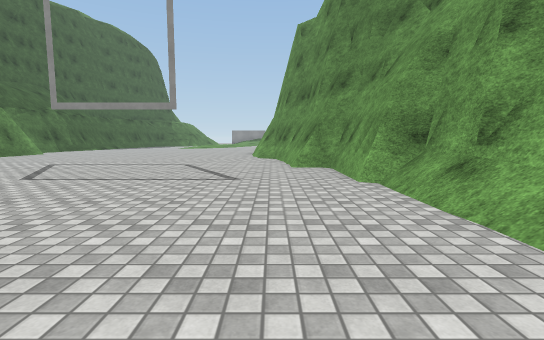
[1] (above)

17 first-person views from a walk through a scene from a Unity 3-D project. The camera is 1.2 m above the floor, tilts 6° down and sees 85° across. The floor is counted in squares, 2 m on a side. Each view is taken from the middle of a square. On the plan, view 1 faces up. The plan holds only what a view shows up to about 9 squares ahead; the rest is blank. The place goes on beyond the plan. The player is left out. Surface patterns are stand-ins for the level's own textures.

[2]
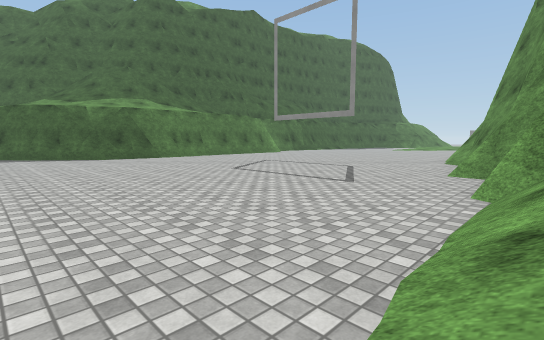

[3]
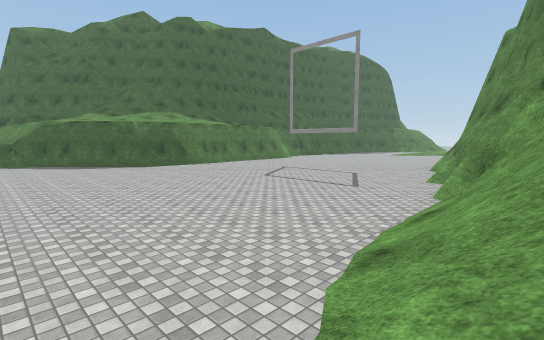

[4]
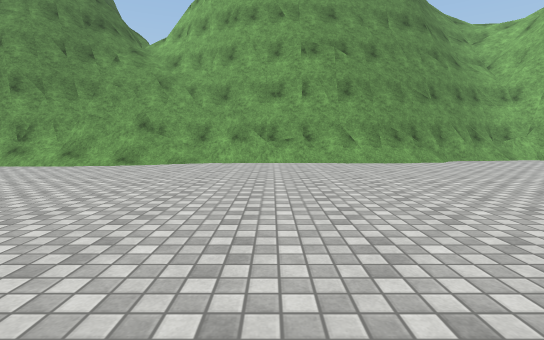

[5]
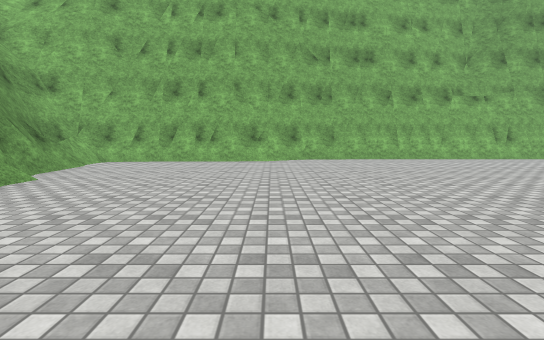

[6]
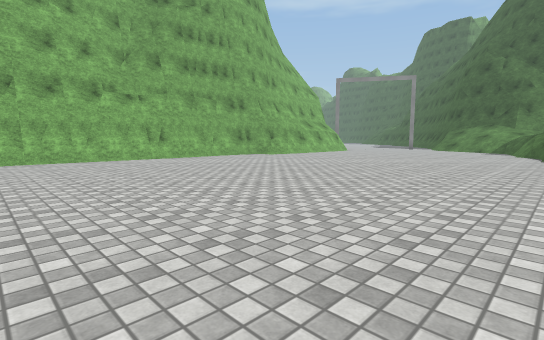

[7]
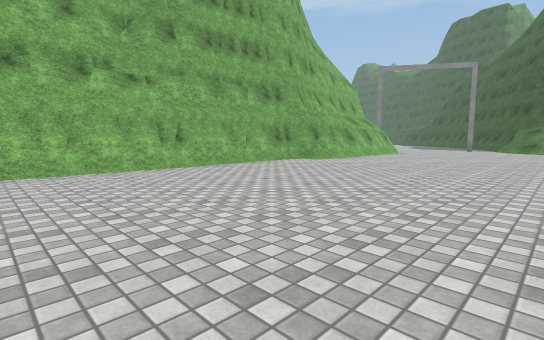

[8]
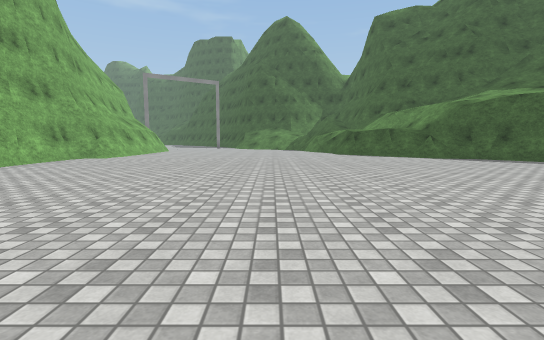

[9]
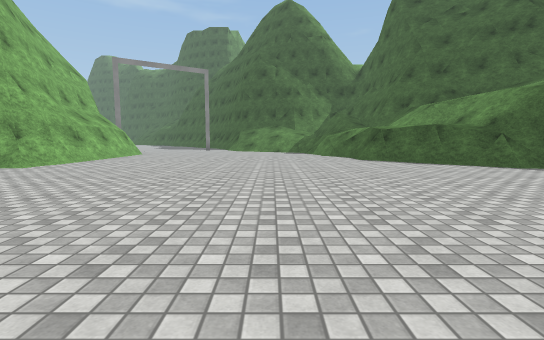

[10]
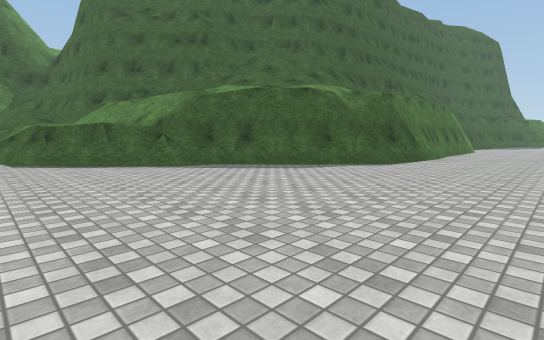

[11]
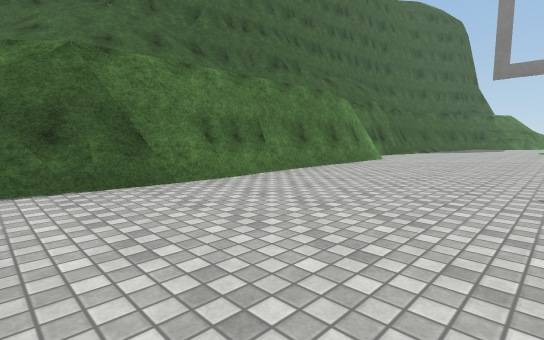

[12]
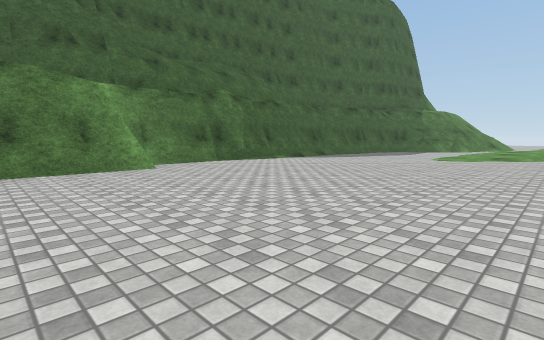

[13]
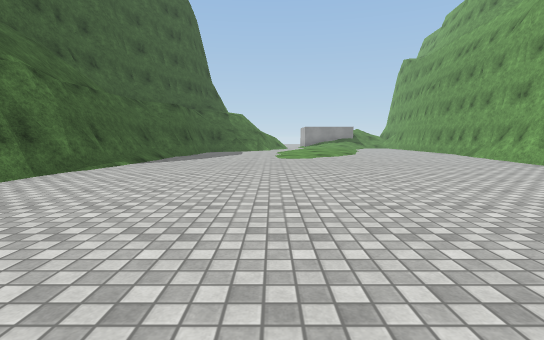

[14]
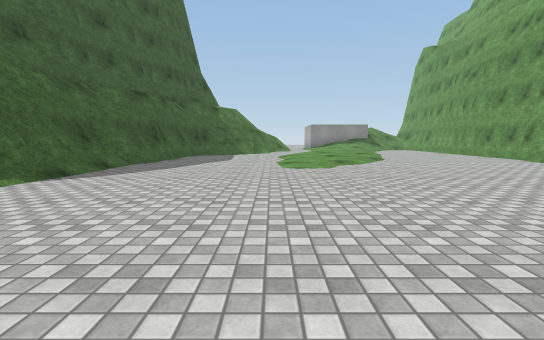

[15]
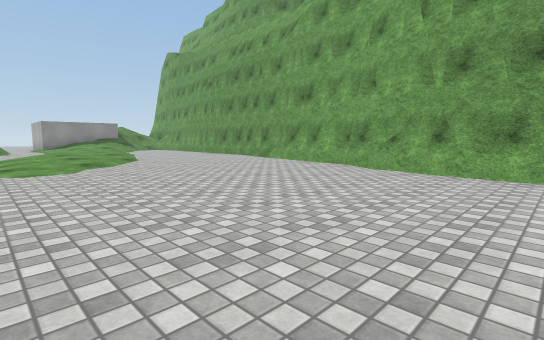

[16]
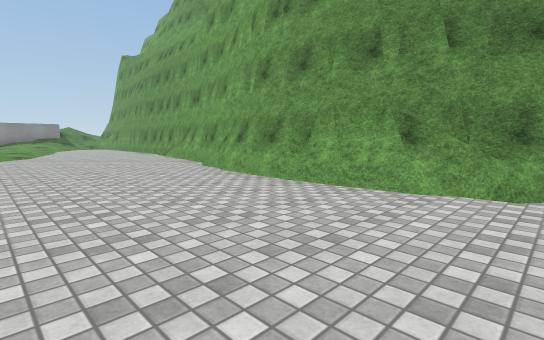

[17]
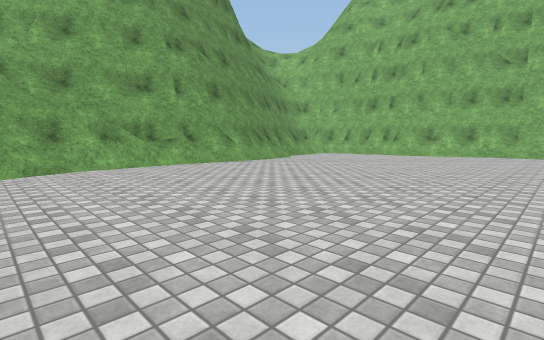

### Floor plan
Key: @ floor where view 1 was taken; # wall or solid block; . main floor; : floor 0.25 m higher than the main floor; / step, stairs or slope; = window, fence, low wall or low ledge.
Columns run from 15 left of view 1 to 4 right of it. Each row starts with its distance up from view 1.
 21       #.../:/...#
 20      ##...::....#
 19      #..........#
 18      #..........#
 17      #..........#
 16      #.........##
 15      #.........#
 14      #.........#
 13      #.........#
 12      #.........#
 11      ##........#
 10       #........##
  9       #........##
  8       #.........#
  7       #.........##
  6       #..........#
  5       #..........#
  4       #..........#
  3      ##..........###
  2     ##.........../##
  1    ## ...........//#
  0   ##...........@./##
 -1   ==............./##
 -2  ##.............../#
 -3 =#................=#
 -4 ..................##
 -5 ..................#
 -6 ..................#
 -7 ..................#
 -8 ..................##
 -9 ..................##
-10 ...................#
-11 ###...........######
-12  ##############

Positions as (right, up) in squares from view 1, and headings:
1: (0, 0), facing up
2: (2, 0), facing up-left
3: (3, -2), facing up-left
4: (-5, -3), facing right
5: (-1, -3), facing down
6: (-4, -3), facing down-left
7: (-5, -6), facing down-left
8: (-3, -6), facing left
9: (-6, -6), facing left
10: (-6, -4), facing up-left
11: (-5, 3), facing up-left
12: (-3, 9), facing up-left
13: (-6, 9), facing up
14: (-6, 12), facing up
15: (-6, 12), facing up-right
16: (-4, 9), facing up-right
17: (-4, 0), facing down-right
